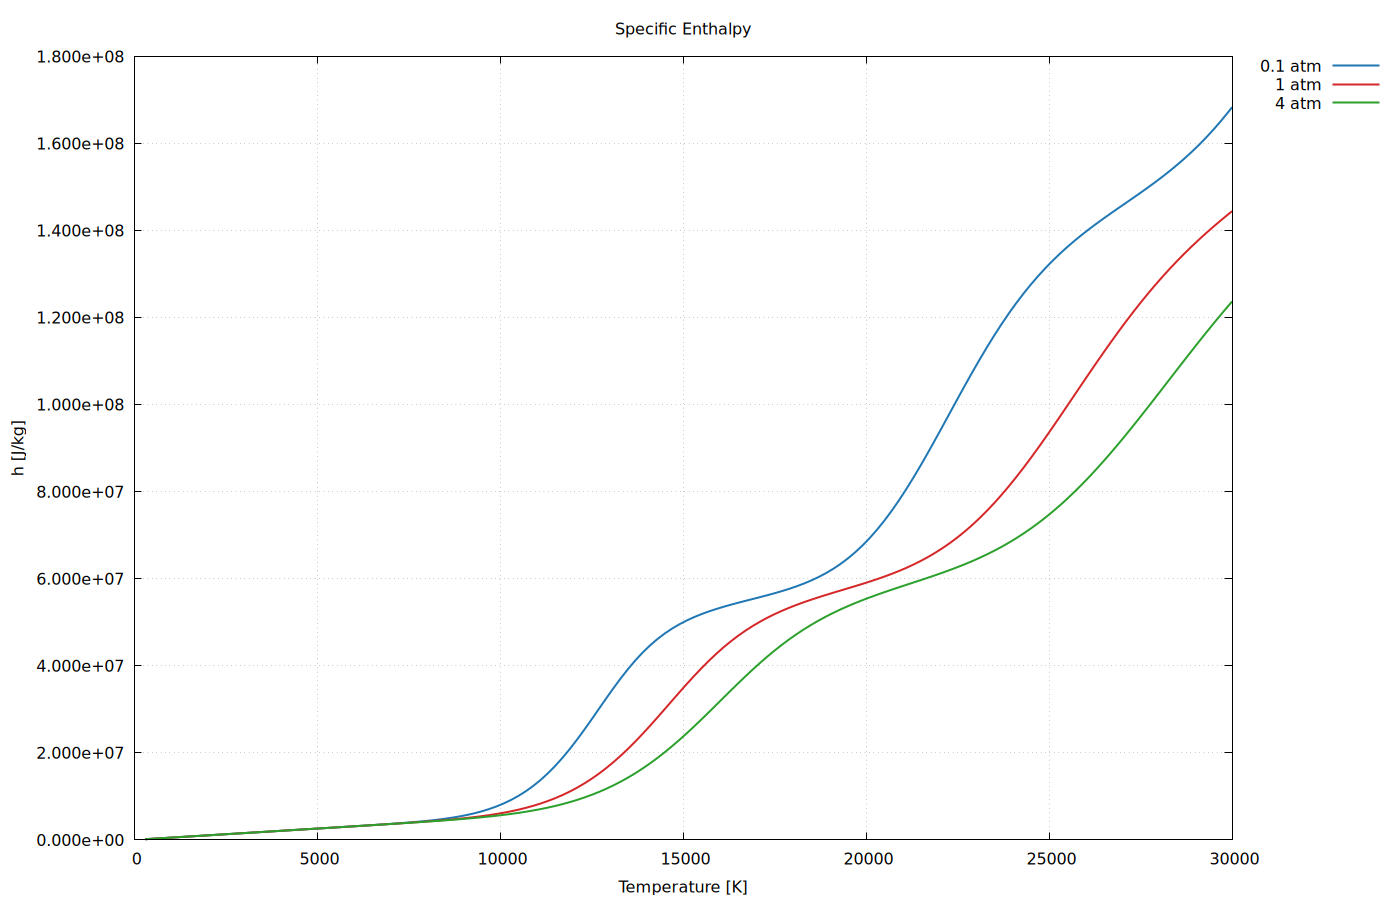

This chart was generated by the following gnuplot code:
set datafile separator ','
set terminal pngcairo size 1400,900 enhanced
set output '/home/brjeon/Proj_PlasmaPropCalc/data/processed/thermo/plots/h_vs_T.png'
set grid
set key outside right top
set xlabel 'Temperature [K]'
set ylabel 'h [J/kg]'
set title 'Specific Enthalpy'
set format y '%.3e'
plot \
'/home/brjeon/Proj_PlasmaPropCalc/data/processed/thermo/argon_thermo_0p1_1_4atm.csv' u 1:(abs($2-0.1)<1e-12 ? $4 : 1/0) w l lw 2 lc rgb '#1f77b4' title '0.1 atm', \
'/home/brjeon/Proj_PlasmaPropCalc/data/processed/thermo/argon_thermo_0p1_1_4atm.csv' u 1:(abs($2-1)<1e-12 ? $4 : 1/0) w l lw 2 lc rgb '#d62728' title '1 atm', \
'/home/brjeon/Proj_PlasmaPropCalc/data/processed/thermo/argon_thermo_0p1_1_4atm.csv' u 1:(abs($2-4)<1e-12 ? $4 : 1/0) w l lw 2 lc rgb '#2ca02c' title '4 atm'
